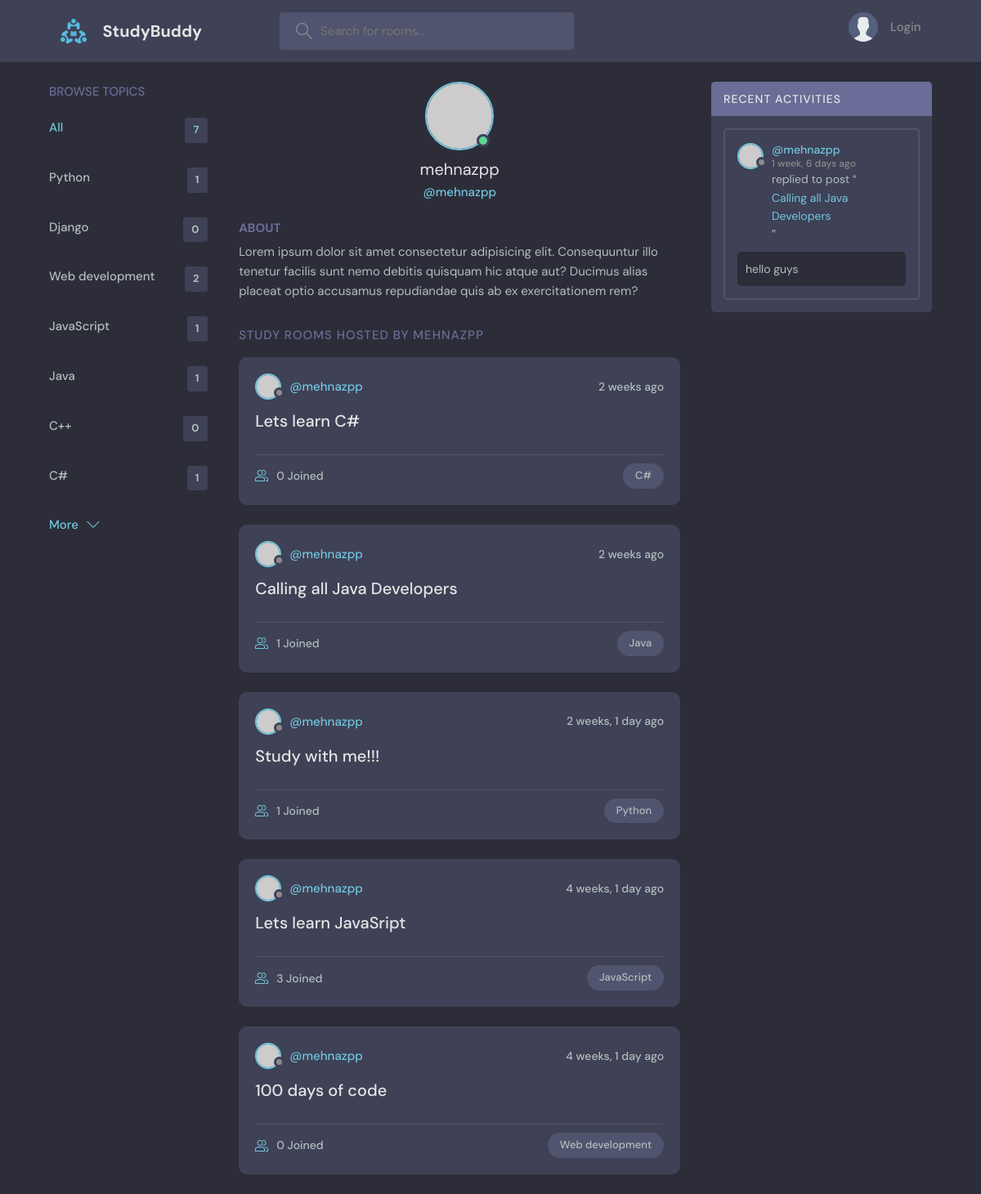
Page /profile/1/ on the committed database.
### base/models.py (models this page shows, shortened)
class Topic(models.Model):
    name= models.CharField(max_length=200)

class Room(models.Model):
    host = models.ForeignKey(User, on_delete=models.SET_NULL, null=True)
    topic = models.ForeignKey(Topic, on_delete=models.SET_NULL, null=True)
    name = models.CharField(max_length=200)
    description = models.TextField(null=True, blank=True)
    participants = models.ManyToManyField(User, related_name='partcipants', blank=True)
    updated = models.DateTimeField(auto_now=True)
    created = models.DateTimeField(auto_now_add=True)
    class Meta:
        ordering = ['-updated', '-created']
    def __str__(self):
        return self.name

class Message(models.Model):
    user = models.ForeignKey(User, on_delete=models.CASCADE)
    room = models.ForeignKey(Room, on_delete=models.CASCADE)
    body = models.TextField()
    updated = models.DateTimeField(auto_now=True)
    created = models.DateTimeField(auto_now_add=True)
    class Meta:
        ordering = ['-updated', '-created']
    def __str__(self):
        return self.body[0:50]

### base/views.py (the view)
# urls.py: path('profile/<str:pk>/',views.userProfile, name='user-profile' ),
def userProfile(request, pk):
    user = User.objects.get(id=pk)
    rooms = user.room_set.all()
    topics = Topic.objects.all()
    room_messages = user.message_set.all()
    context = {'user':user, 'rooms':rooms, 'topics':topics, 'room_messages':room_messages}
    return render(request, 'base/profile.html', context)

### base/templates/base/profile.html (shortened to what this page needs)
{% extends 'main.html' %}
{% block content %}
  <main class="profile-page layout layout--3">
    <div class="container">
      {% include 'base/topic_comp.html' %}
      <div class="roomList">
        <div class="profile">
          <div class="profile__avatar">
            <div class="avatar avatar--large active">
              <img src="https://randomuser.me/api/portraits/men/11.jpg" />
            </div>
          </div>
          <div class="profile__info">
            <h3>{{user}}</h3>
            <p>@{{user.username}}</p>
          </div>
          <div class="profile__about">
            <h3>About</h3>
            <p>
              Lorem ipsum dolor sit amet consectetur adipisicing elit. Consequuntur illo tenetur
              facilis sunt nemo debitis quisquam hic atque aut? Ducimus alias placeat optio
              accusamus repudiandae quis ab ex exercitationem rem?
            </p>
          </div>
        </div>
        <div class="roomList__header">
          <div>
            <h2>Study Rooms Hosted by {{user}}</a>
            </h2>
          </div>
        </div>
        {% include 'base/feed_comp.html' %}
      </div>
      {% include 'base/activity_comp.html' %}
    </div>
  </main>
{% endblock  %}

### templates/main.html (shortened to what this page needs)
<!DOCTYPE html>
{% load static %}
<html lang="en">
  <head>
    <link rel="stylesheet" href="{% static 'styles/style.css' %}" />
  </head>
  <body>
    {% include 'navbar.html' %}
    {% block content %}
    {% endblock %}
  </body>
</html>

### templates/navbar.html (shortened to what this page needs)
{% load static %}
<header class="header header--loggedIn">
    <div class="container">
      <a href="{% url 'home' %}" class="header__logo">
        <img src="{% static 'images/logo.svg' %}" />
        <h1>StudyBuddy</h1>
      </a>
      <form class="header__search" mathod="GET" action="{% url 'home' %}">
        <label>
          <input name=q placeholder="Search for rooms..." />
        </label>
      </form>
      <nav class="header__menu">
        {% if request.user.is_authenticated %}
        <div class="header__user">
          <a href="{% url 'user-profile' request.user.id %}">
            <div class="avatar avatar--medium active">
              <img src="https://randomuser.me/api/portraits/men/37.jpg" />
            </div>
            <p>{{request.user.username}}<span>@{{request.user.username}}</span></p>
          </a>
          <button class="dropdown-button">
            <svg version="1.1" xmlns="http://www.w3.org/2000/svg" width="32" height="32" viewBox="0 0 32 32">
              <title>chevron-down</title>
              <path d="M16 21l-13-13h-3l16 16 16-16h-3l-13 13z"></path>
            </svg>
          </button>
        </div>
        {% else %}
        <a href="{% url 'login' %}">
          <img src="{% static 'images/avatar.svg' %}" />
          <p>Login</p>
        </a>
        {% endif %}
      </nav>
    </div>
  </header>

### base/templates/base/topic_comp.html
<div class="topics">
    <div class="topics__header">
      <h2>Browse Topics</h2>
    </div>
    <ul class="topics__list">
      <li>
        <a href="{% url 'home' %}" class="active">All <span>{{topics.count}}</span></a>
      </li>
      {% for topic in topics %}
      <li>
        <a href="{% url 'home' %}?q={{topic.name}}">{{topic.name}} <span>{{topic.room_set.all.count}}</span></a>
      </li>
      {% endfor %}
    </ul>
    <a class="btn btn--link" href="{% url 'topics' %}">
      More
      <svg version="1.1" xmlns="http://www.w3.org/2000/svg" width="32" height="32" viewBox="0 0 32 32">
        <title>chevron-down</title>
        <path d="M16 21l-13-13h-3l16 16 16-16h-3l-13 13z"></path>
      </svg>
    </a>
  </div>

### base/templates/base/feed_comp.html (shortened to what this page needs)
{% for room in rooms %}
<div class="roomListRoom">
    <div class="roomListRoom__header">
      <a href="{% url 'user-profile' room.host.id %}" class="roomListRoom__author">
        <div class="avatar avatar--small">
          <img src="https://randomuser.me/api/portraits/women/11.jpg" />
        </div>
        <span>@{{room.host.username}}</span>
      </a>
      <div class="roomListRoom__actions">
        <span>{{room.created|timesince}} ago</span>
      </div>
    </div>
    <div class="roomListRoom__content">
      <a href="{% url 'room' room.id %}">{{room.name}}</a>
    </div>
    <div class="roomListRoom__meta">
      <a href="{% url 'room' room.id %}" class="roomListRoom__joined">
        {{room.participants.all.count}} Joined
      </a>
      <p class="roomListRoom__topic">{{room.topic.name}}</p>
    </div>
  </div>
  {% endfor %}

### base/templates/base/activity_comp.html (shortened to what this page needs)
<div class="activities">
        <div class="activities__header">
          <h2>Recent Activities</h2>
        </div>
        {% for message in room_messages %}
        <div class="activities__box">
          <div class="activities__boxHeader roomListRoom__header">
            <a href="{% url 'user-profile' message.user.id %}" class="roomListRoom__author">
              <div class="avatar avatar--small">
                <img src="https://randomuser.me/api/portraits/women/11.jpg" />
              </div>
              <p>
                @{{message.user.username}}
                <span>{{message.created|timesince}} ago</span>
              </p>
            </a>
          </div>
          <div class="activities__boxContent">
            <p>replied to post “<a href="{% url 'room' message.room.id %}">{{message.room}}</a>”</p>
            <div class="activities__boxRoomContent">
              {{message}}
            </div>
          </div>
        </div>
        {% endfor %}
      </div>

### rows in the picture
Topic: name "Python", room_set.all.count "1"
Topic: name "Django", room_set.all.count "0"
Topic: name "Web development", room_set.all.count "2"
Topic: name "JavaScript", room_set.all.count "1"
Topic: name "Java", room_set.all.count "1"
Topic: name "C++", room_set.all.count "0"
Topic: name "C#", room_set.all.count "1"
Room: host.username "mehnazpp", created "2 weeks", name "Lets learn C#", participants.all.count "0", topic.name "C#"
Room: host.username "mehnazpp", created "2 weeks", name "Calling all Java Developers", participants.all.count "1", topic.name "Java"
Room: host.username "mehnazpp", created "2 weeks, 1 day", name "Study with me!!!", participants.all.count "1", topic.name "Python"
Room: host.username "mehnazpp", created "4 weeks, 1 day", name "Lets learn JavaSript", participants.all.count "3", topic.name "JavaScript"
Room: host.username "mehnazpp", created "4 weeks, 1 day", name "100 days of code", participants.all.count "0", topic.name "Web development"
Message: user.username "mehnazpp", created "1 week, 6 days", room "Calling all Java Developers", body "hello guys"

### other values in the picture
{{ topics.count }} "7"
{{ user }} "mehnazpp"
{{ user.username }} "mehnazpp"
{{ user }} "MEHNAZPP"
